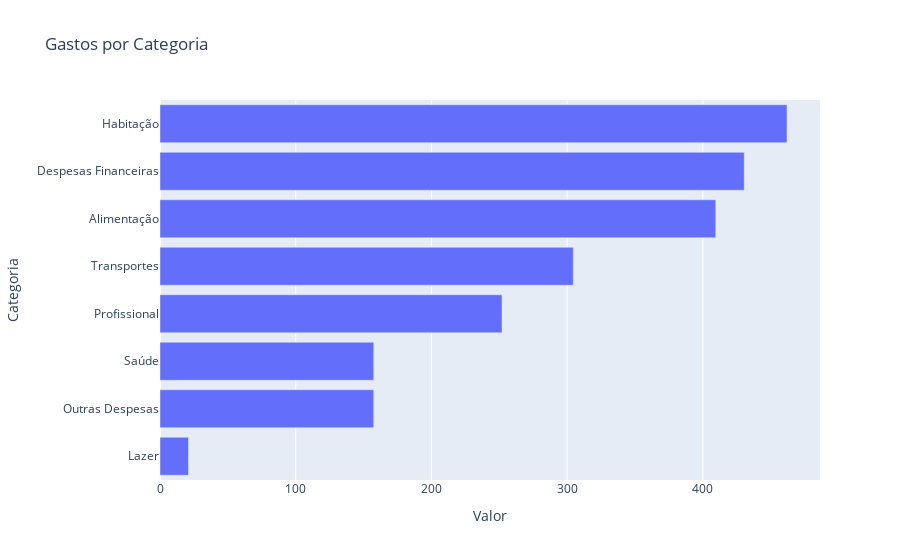

Notebook source saved alongside this figure:
### Code cell
import plotly.express as px

fig = px.bar(tabela_filtrada2.sort_values("Valor", ascending=True), x='Valor', orientation='h', title='Gastos por Categoria')

fig.show()

### Figure 1 — Plotly figure (JSON) as saved in the notebook; plotly's stock layout.template omitted (floating-point values rounded to 4 significant figures)
{"data": [{"alignmentgroup": "True", "hovertemplate": "Valor=%{x}<br>Categoria=%{y}<extra></extra>", "legendgroup": "", "marker": {"color": "#636efa", "pattern": {"shape": ""}}, "name": "", "offsetgroup": "", "orientation": "h", "showlegend": false, "textposition": "auto", "type": "bar", "x": [21, 157.5, 157.5, 252, 304.5, 409.5, 430.5, 462], "xaxis": "x", "y": ["Lazer", "Outras Despesas", "Saúde", "Profissional", "Transportes", "Alimentação", "Despesas Financeiras", "Habitação"], "yaxis": "y"}], "layout": {"barmode": "relative", "legend": {"tracegroupgap": 0}, "title": {"text": "Gastos por Categoria"}, "xaxis": {"anchor": "y", "domain": [0, 1], "title": {"text": "Valor"}}, "yaxis": {"anchor": "x", "domain": [0, 1], "title": {"text": "Categoria"}}}}
